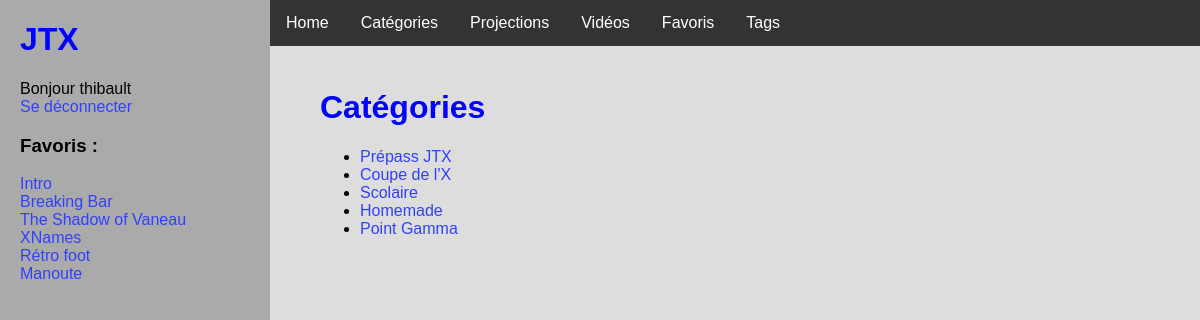
/categories/ (signed in), run on an earlier commit of the app's database.
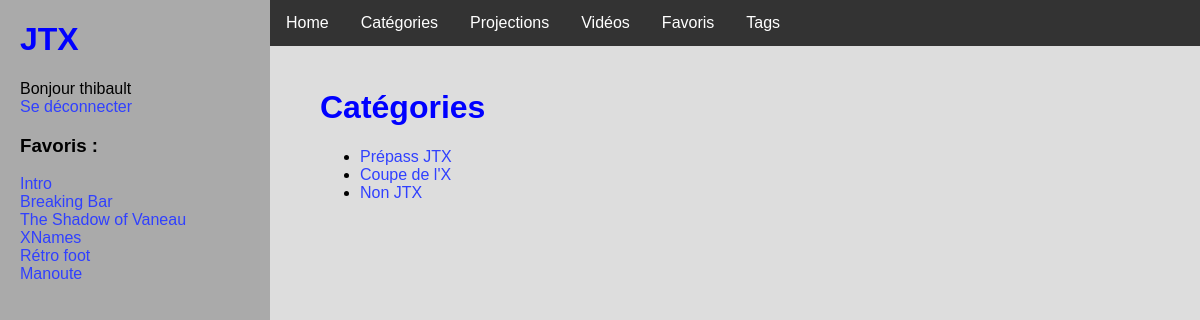
And on a later commit of the database.
### videos/models.py (models this page shows, shortened)
class Favorite(models.Model):
    user = models.ForeignKey(User)
    video = models.ForeignKey(Video)
    date = models.DateTimeField(auto_now_add = True)
    class Meta:
        unique_together = (('user', 'video'),)

class Video(models.Model):
    titre = models.CharField(max_length=100)
    date = models.DateField(default=datetime.date.today)
    url = models.CharField(max_length=1000)
    extension = models.CharField(max_length=4, default="mp4")
    views = models.IntegerField(default=0)
    public = models.BooleanField(default=False)

class Category(models.Model):
    titre = models.CharField(max_length=100)
    public = models.BooleanField(default=False)

### videos/views.py (the view)
# urls.py: url(r'^categories/$', views.categories, name='categories'),
def categories(request):
    categories = Category.objects.filter(public=True).all()
    if (request.user.is_authenticated):
        categories = Category.objects.all()
    context = {
        'categories': categories,
    }
    return render(request, 'categories.html', context)

### videos/templates/categories.html
{% extends 'base.html' %}
{% block body %}
{% if categories %}
<h1>Catégories</h1>
	<ul>
	{% for c in categories %}
    <li><a href="{% url 'videos:category' c.id 1 %}">{{ c.titre }}</a></li>
	{% endfor %}
	</ul>
{% else %}
    <p>Errors.</p>
{% endif %}
{% endblock %}

### videos/templates/base.html (shortened to what this page needs)
{% load static %}
<!DOCTYPE html>
<html>
<head>
  <link rel="stylesheet" href="{% static 'style.css' %}"/>
</head>
<body>
<div id="lateral_bar">
    <h1> JTX </h1>
    {% if request.user.is_authenticated %}
        Bonjour {{ request.user.username }}
        <br/>
        <a href="/logout/">Se déconnecter</a>
        <br/>
        <h3>Favoris :</h3>
        {% for f in request.user.favorite_set.all %}
        <a href="{% url 'videos:video' f.video.id %}">{{ f.video.titre }}</a>
        <br/>
        {% endfor %}
    {% else %}
        <a href="/login/">Se connecter</a>
    {% endif %}
</div>
<div id="central">
	<div id="navigation_bar">"
    <ul>
        <li><a href="/">Home</a></li>
        <li><a href="{% url 'videos:categories' %}">Catégories</a></li>
        <li><a href="{% url 'videos:projs' 1 %}">Projections</a></li>
        <li><a href="{% url 'videos:videos' 1 %}">Vidéos</a></li>
        {% if request.user.is_authenticated %}
            <li><a href="{% url 'videos:favorites' 1 %}">Favoris</a></li>
        {% endif %}
        <li><a href="{% url 'videos:tags' %}">Tags</a></li>
    </ul>
	</div>
	<div id="body">
    {% block body %}
    {% endblock %}
	</div>
</div>
</body>
</html>

What changed in the data, as far as the page shows it:
removed Category: titre "Scolaire"
removed Category: titre "Point Gamma"
changed Category: titre "Homemade" → "Non JTX"
